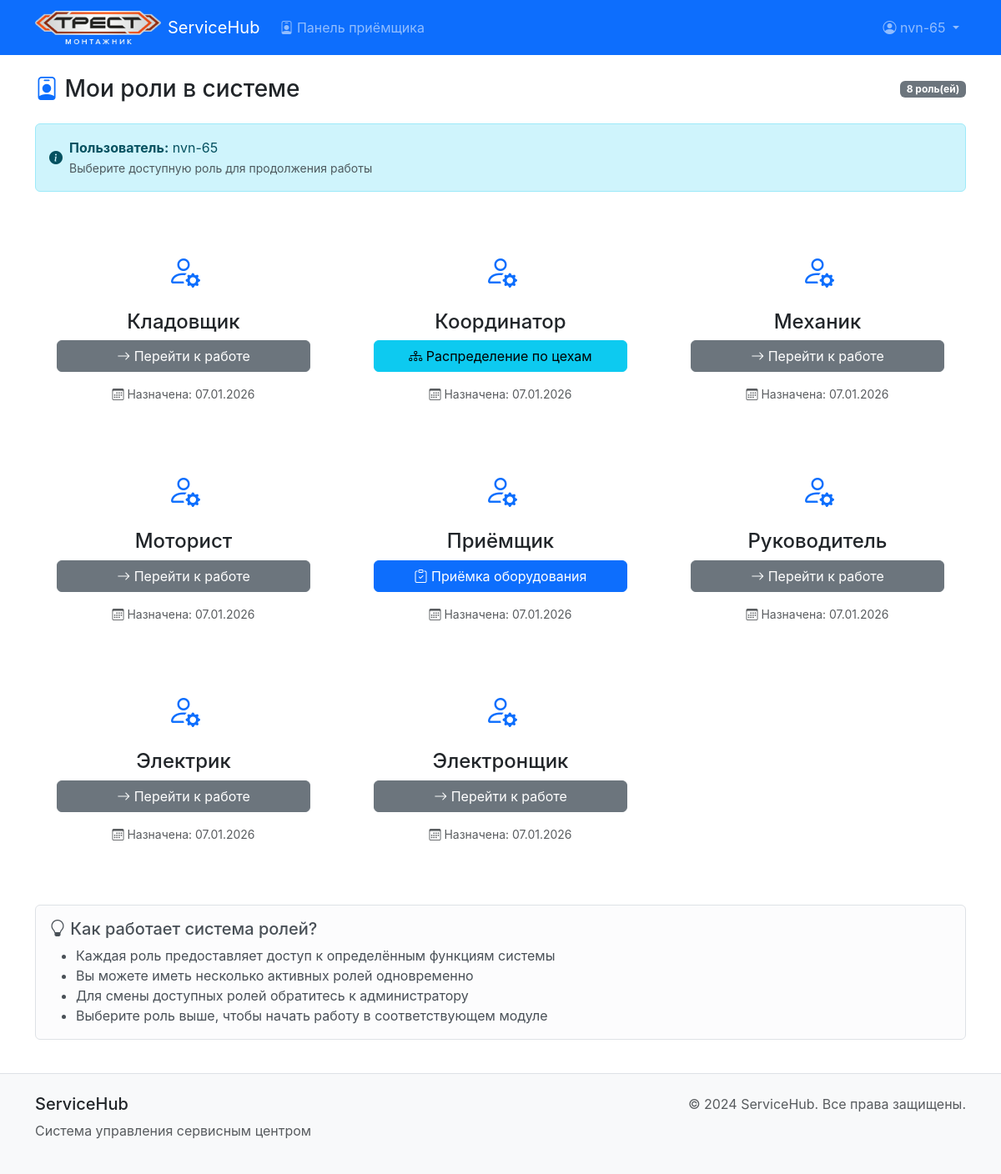
Page /roles/ (signed in) on the committed database.
### service_center/models.py (models this page shows, shortened)
class UserRole(models.Model):
    user = models.ForeignKey(User, on_delete=models.CASCADE, verbose_name="Пользователь")
    role = models.ForeignKey(Role, on_delete=models.CASCADE, verbose_name="Роль")
    assigned_at = models.DateTimeField(auto_now_add=True, verbose_name="Дата назначения")
    is_active = models.BooleanField(default=True, verbose_name="Активна")
    class Meta:
        unique_together = ('user', 'role')
        verbose_name = "Роль пользователя"
        verbose_name_plural = "Роли пользователей"

class Role(models.Model):
    name = models.CharField(max_length=100, verbose_name="Название роли")
    description = models.TextField(blank=True, null=True, verbose_name="Описание роли")
    created_at = models.DateTimeField(auto_now_add=True, verbose_name="Дата создания")
    updated_at = models.DateTimeField(auto_now=True, verbose_name="Дата обновления")
    class Meta:
        ordering = ['name']  # Сортировка по умолчанию по названию роли
        verbose_name = "Роль"  # Название в единственном числе для админки
        verbose_name_plural = "Роли"  # Название во множественном числе для админки

### service_center/views.py (the view)
# urls.py: path('roles/', views.roles_view, name='roles'),
@login_required
def roles_view(request):
    user_roles = UserRole.objects.filter(
        user=request.user,
        is_active=True
    ).select_related('role')
    context = {
        'user_roles': user_roles,
    }
    return render(request, 'service_center/roles.html', context)

### templates/service_center/roles.html (shortened to what this page needs)
{% extends 'base.html' %}
{% load static %}
{% block content %}
<div class="fade-in">
    <div class="d-flex justify-content-between align-items-center mb-4">
        <h1 class="h3 mb-0">
            <i class="bi bi-person-badge text-primary"></i>
            Мои роли в системе
        </h1>
        <span class="badge bg-secondary">
            {{ user_roles|length }} роль(ей)
        </span>
    </div>
    <div class="row mb-4">
        <div class="col-12">
            <div class="alert alert-info">
                <div class="d-flex align-items-center">
                    <i class="bi bi-info-circle-fill me-2"></i>
                    <div>
                        <strong>Пользователь:</strong> {{ user.username }}
                        <br>
                        <small class="text-muted">Выберите доступную роль для продолжения работы</small>
                    </div>
                </div>
            </div>
        </div>
    </div>
    {% if user_roles %}
        <div class="row row-cols-1 row-cols-md-2 row-cols-lg-3 g-4">
            {% for user_role in user_roles %}
                <div class="col">
                    <div class="card role-card h-100">
                        <div class="card-body text-center p-4">
                            <div class="mb-3">
                                <i class="bi bi-person-gear role-icon"></i>
                            </div>
                            <h4 class="card-title mb-2">{{ user_role.role.name }}</h4>
                            <div class="mt-auto">
                                <div class="d-grid gap-2">
                                    {% if user_role.role.name == 'Приёмщик' %}
                                        <a href="{% url 'receiver_dashboard' %}" class="btn btn-primary">
                                            <i class="bi bi-clipboard-check"></i> Приёмка оборудования
                                        </a>
                                    {% elif user_role.role.name == 'Координатор' %}
                                        <a href="{% url 'coordinator_dashboard' %}" class="btn btn-info">
                                            <i class="bi bi-diagram-3"></i> Распределение по цехам
                                        </a>
                                    {% elif user_role.role.name == 'Специалист' %}
                                        <a href="#" class="btn btn-warning">
                                            <i class="bi bi-tools"></i> Диагностика и ремонт
                                        </a>
                                    {% else %}
                                        <a href="#" class="btn btn-secondary">
                                            <i class="bi bi-arrow-right"></i> Перейти к работе
                                        </a>
                                    {% endif %}
                                </div>
                                <div class="mt-3 text-muted small">
                                    <i class="bi bi-calendar3"></i>
                                    Назначена: {{ user_role.assigned_at|date:"d.m.Y" }}
                                </div>
                            </div>
                        </div>
                    </div>
                </div>
            {% endfor %}
        </div>
        <div class="row mt-5">
            <div class="col-12">
                <div class="alert alert-light border">
                    <h5 class="alert-heading">
                        <i class="bi bi-lightbulb"></i> Как работает система ролей?
                    </h5>
                    <ul class="mb-0">
                        <li>Каждая роль предоставляет доступ к определённым функциям системы</li>
                        <li>Вы можете иметь несколько активных ролей одновременно</li>
                        <li>Для смены доступных ролей обратитесь к администратору</li>
                        <li>Выберите роль выше, чтобы начать работу в соответствующем модуле</li>
                    </ul>
                </div>
            </div>
        </div>
    {% endif %}
</div>
{% endblock %}

### templates/base.html (shortened to what this page needs)
<!DOCTYPE html>
<html lang="ru" data-bs-theme="light">
<head>
    <link href="https://cdn.jsdelivr.net/npm/bootstrap@5.3.3/dist/css/bootstrap.min.css" rel="stylesheet">
    <link href="https://cdn.jsdelivr.net/npm/bootstrap-icons@1.11.0/font/bootstrap-icons.css" rel="stylesheet">
    {% load static %}
    <link rel="stylesheet" href="{% static 'css/style.css' %}">
</head>
<body>
    <nav class="navbar navbar-expand-lg navbar-dark bg-primary sticky-top">
        <div class="container">
            <a class="navbar-brand d-flex align-items-center" href="/">
                <img src="{% static 'images/logo.png' %}" alt="ServiceHub Logo" height="40" class="me-2">
                ServiceHub
            </a>
            <div class="collapse navbar-collapse" id="navbarNav">
                <ul class="navbar-nav me-auto">
                    {% if user.is_authenticated %}
                        <li class="nav-item">
                            <a class="nav-link" href="{% url 'receiver_dashboard' %}">
                                <i class="bi bi-person-badge"></i> Панель приёмщика
                            </a>
                        </li>
                    {% endif %}
                </ul>
                <ul class="navbar-nav">
                    {% if user.is_authenticated %}
                        <li class="nav-item dropdown">
                            <a class="nav-link dropdown-toggle" href="#" role="button" data-bs-toggle="dropdown">
                                <i class="bi bi-person-circle"></i> {{ user.username }}
                            </a>
                        </li>
                    {% else %}
                        <li class="nav-item">
                            <a class="nav-link" href="{% url 'login' %}">
                                <i class="bi bi-box-arrow-in-right"></i> Войти
                            </a>
                        </li>
                    {% endif %}
                </ul>
            </div>
        </div>
    </nav>
    <main class="py-4">
        <div class="container">
            {% block content %}{% endblock %}
        </div>
    </main>
    <footer class="bg-light border-top py-4 mt-auto">
        <div class="container">
            <div class="row">
                <div class="col-md-6">
                    <h5>ServiceHub</h5>
                    <p class="text-muted">Система управления сервисным центром</p>
                </div>
                <div class="col-md-6 text-end">
                    <p class="text-muted mb-0">&copy; 2024 ServiceHub. Все права защищены.</p>
                </div>
            </div>
        </div>
    </footer>
</body>
</html>

### static/css/style.css (style rules this page uses)
:root { --primary-color: #0d6efd; --secondary-color: #6c757d; --success-color: #198754; --info-color: #0dcaf0; --warning-color: #ffc107; --danger-color: #dc3545; --light-color: #f8f9fa; --dark-color: #212529; }
body { font-family: -apple-system, BlinkMacSystemFont, 'Segoe UI', Roboto, Oxygen, Ubuntu, sans-serif; min-height: 100vh; display: flex; flex-direction: column; }
main { flex: 1; }
.role-card { transition: all 0.3s ease; border: 2px solid transparent; height: 100%; }
.role-icon { font-size: 2.5rem; color: var(--primary-color); }
.btn-primary { background-color: var(--primary-color); border-color: var(--primary-color); }
.fade-in { animation: fadeIn 0.5s ease-out; }

### rows in the picture
UserRole: role.name "Кладовщик", shows "Перейти к работе", assigned_at "07.01.2026"
UserRole: role.name "Координатор", shows "Распределение по цехам", assigned_at "07.01.2026"
UserRole: role.name "Механик", shows "Перейти к работе", assigned_at "07.01.2026"
UserRole: role.name "Моторист", shows "Перейти к работе", assigned_at "07.01.2026"
UserRole: role.name "Приёмщик", shows "Приёмка оборудования", assigned_at "07.01.2026"
UserRole: role.name "Руководитель", shows "Перейти к работе", assigned_at "07.01.2026"
UserRole: role.name "Электрик", shows "Перейти к работе", assigned_at "07.01.2026"
UserRole: role.name "Электронщик", shows "Перейти к работе", assigned_at "07.01.2026"

### other values in the picture
{{ user.username }} "nvn-65"
{{ user_roles|length }} "8"
